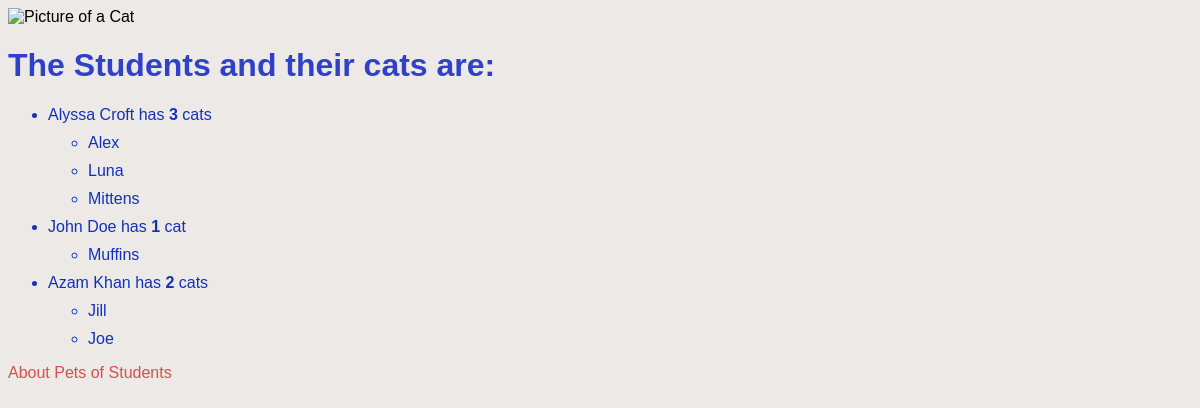
/, run on an earlier commit of the app's database.
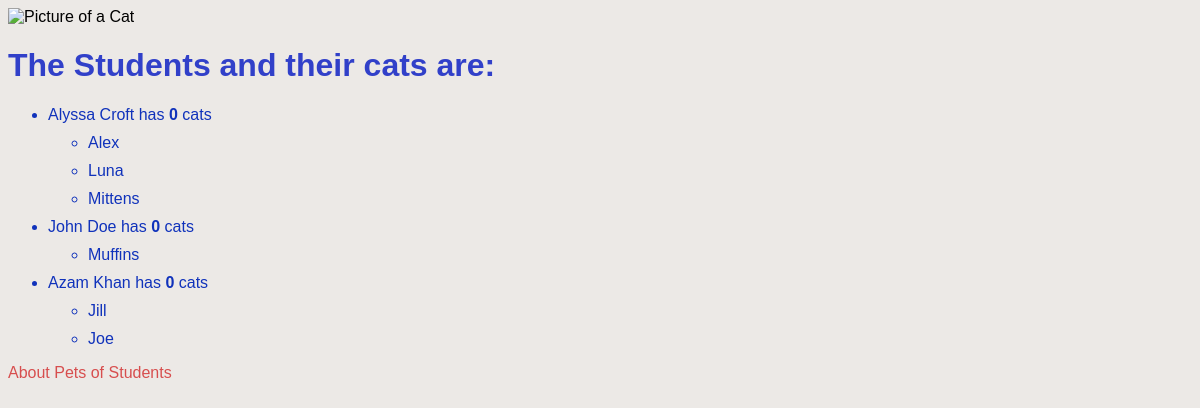
And on a later commit of the database.
### pets_for_students/models.py (models this page shows, shortened)
class Student(models.Model):
    first_name = models.CharField(max_length=30, unique=True)
    last_name = models.CharField(max_length=30, unique=True)
    number_of_cats = models.PositiveSmallIntegerField(default=0)
    def __str__(self):
        return f"{self.first_name} {self.last_name}"

### pets_for_students/views.py (the view)
# urls.py: path('', views.index, name='index'),
def index(request):
    students_list = Student.objects.order_by('last_name', 'first_name')
    cats_list = Cat.objects.order_by('name')
    context_dict = {}
    context_dict['boldmessage'] = 'bold!'
    context_dict['students'] = students_list
    context_dict['cats'] = cats_list
    return render(request, 'pets_for_students/index.html', context=context_dict)

### pets_for_students/models.py (called while the page is built)
    def __str__(self):
        return self.name

### templates/pets_for_students/index.html (shortened to what this page needs)
<!DOCTYPE html>
{% load staticfiles %}
<html>
    <head>
    </head>
    <body>
        <div>
            <img src="{% static 'images/cat.png' %}"
                alt="Picture of a Cat" />
        </div>
        <h1>The Students and their cats are:</h1>
        <div>
            <ul>
                {% for student in students %}
                <li>{{student}} has <strong>{{student.number_of_cats}}</strong> cat{% if student.number_of_cats != 1 %}s{% endif %}</li>
                <ul>
                {% for cat in cats %}
                    {% if cat.students == student %}
                        <li>{{ cat }}</li>
                    {% endif %}
                {% endfor %}
                </ul>
            {% endfor %}
                </div>
        <div>
            <a href="/pets_for_students/pets/">About Pets of Students</a><br />
        </div>
    </body>
</html>

What changed in the data, as far as the page shows it:
changed Student "Alyssa Croft": number_of_cats "3" → "0"
changed Student "John Doe": number_of_cats "1" → "0"; now shows "s"
changed Student "Azam Khan": number_of_cats "2" → "0"
